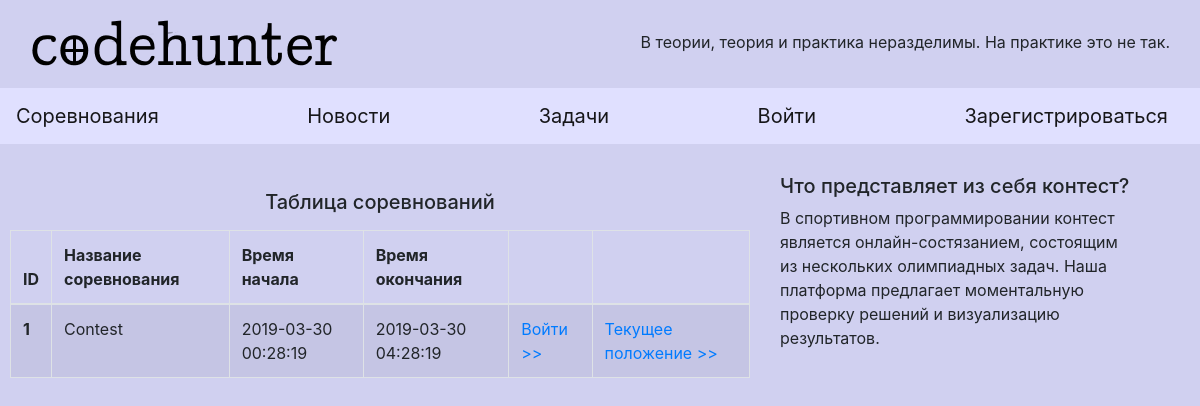
/contests, run on an earlier commit of the app's database.
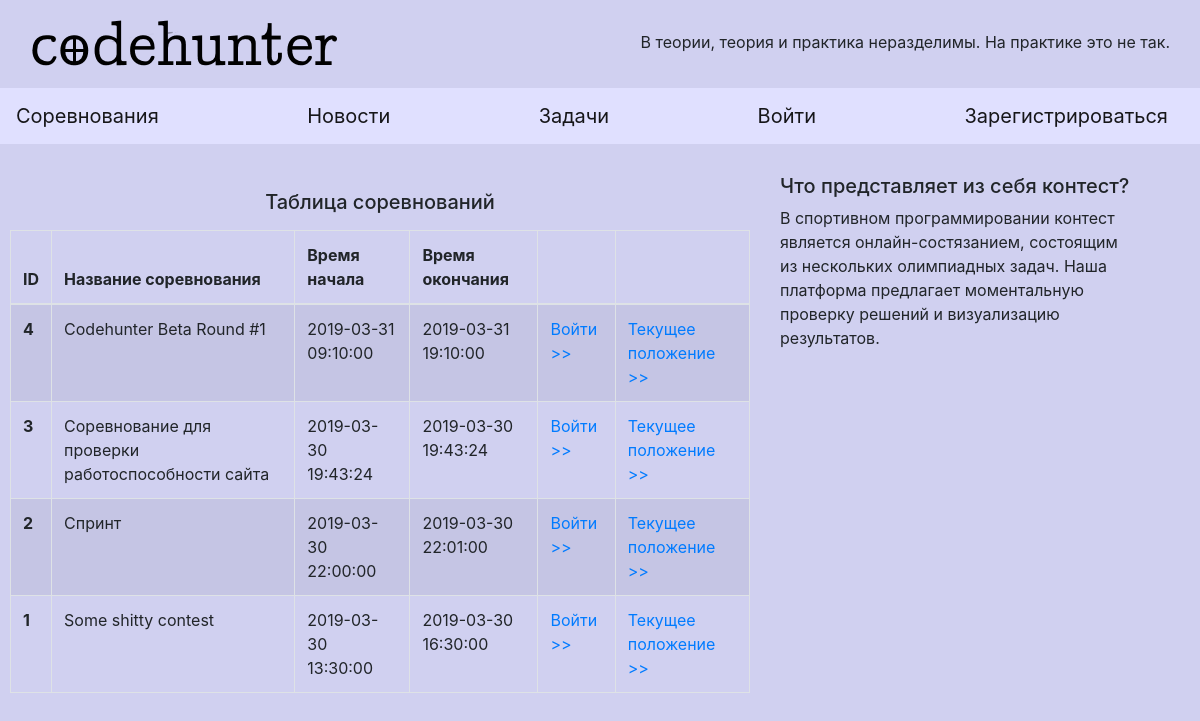
And on a later commit of the database.
### database.py (models this page shows)
class Contest(db.Model):
    id = db.Column(db.Integer, primary_key=True)
    title = db.Column(db.String(100), unique=False, nullable=False)
    time_start = db.Column(db.DateTime, unique=False, nullable=False)
    time_end = db.Column(db.DateTime, unique=False, nullable=False)

### flask_app.py (the view)
@app.route('/contests', methods=['GET'])
def get_contests():
    contests = Contest.query.all()
    contests.sort(key=lambda item: item.id, reverse=True)
    return render_template('contests.html', contests=contests)

### templates/contests.html (shortened to what this page needs)
{% extends "base.html" %}
{% block content %}
<div class="container-fluid" style="padding-left: 0px;">
	<div class="row">
		<div class="col-8">
			<p><h5><center>Таблица соревнований</center></h5></p>
			<table class="table table-striped table-bordered " >
				<thead>
					<tr>
						<th scope="col">ID</th>
						<th scope="col">Название соревнования</th>
						<th scope="col">Время начала</th>
						<th scope="col">Время окончания</th>
						<th scope="col"></th>
						<th scope="col"></th>
					</tr>
				</thead>
				<tbody>
		    		{% for item in contests %}
				    <tr>
				 	    <th scope="row">{{item.id}}</th>
				    	<td>{{item.title}}</td>
				    	<td>{{item.time_start}}</td>
				        <td>{{item.time_end}}</td>
				        <td><a href="/contests/{{item.id}}">Войти >></a></td>
				        <td><a href="/contests/{{item.id}}/standings">Текущее положение >></a></td>
				    </tr>
				    {% endfor %}
				 </tbody>
			</table>
		</div>
		<div class="col-4">
			<h5>Что представляет из себя контест?</h5>
			<p>В спортивном программировании контест является онлайн-состязанием, состоящим из нескольких олимпиадных задач. Наша платформа предлагает моментальную проверку решений и визуализацию результатов.</p>
		</div>
	</div>
 {% endblock %}

### templates/base.html (shortened to what this page needs)
<!doctype html>
<html lang="en">
<head>
    <link rel="stylesheet" media="screen" href="https://fontlibrary.org/face/cmu-sans-serif" type="text/css"/>
	<link rel="stylesheet" href="https://stackpath.bootstrapcdn.com/bootstrap/4.3.1/css/bootstrap.min.css">
</head>
	<a href="/index"><img src={{url_for("static", filename="logo_black.png")}} style="float: left"> </a><div style="padding-top: 30px; padding-right: 30px; float: right;">В теории, теория и практика неразделимы. На практике это не так.</div><br>
  <body style="background-color: #d0d0f0">
    <header>
      <nav class="navbar navbar-light" style="background-color: #e0e0ff;">
        <a class="navbar-brand" href="/contests">Соревнования</a>
        <a class="navbar-brand" href="/news">Новости</a>
        <a class="navbar-brand" href="/problems">Задачи</a>
        {% if "username" in session %}
        	{% if session['admin'] %}
              <nav class="dropdown">
                <a class="dropdown-toggle" data-toggle="dropdown" href="#">Администрирование
                <span class="caret"></span></a>
                <ul class="dropdown-menu">
                  <div><a href="/add_contest">Добавить контест</a></div>
                  <div><a href="/add_news">Добавить новость</a></div>
                  <div><a href="/add_problem">Добавить задачу</a></div>
                </ul>
              </nav>
        	{% endif %}
           <a class="navbar-brand" href="/logout">Выйти</a>
   		{% else %}
			<a class="navbar-brand" href="/login">Войти</a> <a class="navbar-brand" href="/signup">Зарегистрироваться</a>
		{% endif %}
      </nav>
    </header>
    <main role="main" class="container">
        {% block content %}{% endblock %}
    </main>
  </body>
</html>

### templates/base.html (style rules this page uses)
.container { margin-left: auto; margin-top: 30px; margin-right: 50px; padding-left: 0px; padding-right: 0px; }

What changed in the data, as far as the page shows it:
added Contest: id "4", title "Codehunter Beta Round #1", time_start "2019-03-31 09:10:00", time_end "2019-03-31 19:10:00"
added Contest: id "3", title "Соревнование для проверки работоспособности сайта", time_start "2019-03-30 19:43:24", time_end "2019-03-30 19:43:24"
added Contest: id "2", title "Спринт", time_start "2019-03-30 22:00:00", time_end "2019-03-30 22:01:00"
changed Contest id 1: title "Contest" → "Some shitty contest"; time_start "2019-03-30 00:28:19" → "2019-03-30 13:30:00"; time_end "2019-03-30 04:28:19" → "2019-03-30 16:30:00"
